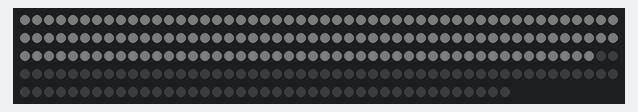
Simulated run of this sketch. Board: Arduino Uno, built with avr-gcc and run on an emulated ATmega328P. Parts: 241 RGB LEDs in strip order, left to right, continuing on the next row. Dim RGB values are drawn brighter than linear.

Above: at 129.64 s.

The sketch:

beans_portal.ino
```cpp
#include <Adafruit_NeoPixel.h>
#ifdef __AVR__
#include <avr/power.h>
#endif
#define NUM_LEDS 241
#define PIN 2

// Parameter 1 = number of pixels in strip
// Parameter 2 = Arduino pin number (most are valid)
// Parameter 3 = pixel type flags, add together as needed:
//   NEO_KHZ800  800 KHz bitstream (most NeoPixel products w/WS2812 LEDs)
//   NEO_KHZ400  400 KHz (classic 'v1' (not v2) FLORA pixels, WS2811 drivers)
//   NEO_GRB     Pixels are wired for GRB bitstream (most NeoPixel products)
//   NEO_RGB     Pixels are wired for RGB bitstream (v1 FLORA pixels, not v2)
//   NEO_RGBW    Pixels are wired for RGBW bitstream (NeoPixel RGBW products)
Adafruit_NeoPixel strip = Adafruit_NeoPixel(NUM_LEDS, PIN, NEO_GRB + NEO_KHZ800);

class Ring
{
private:
  int startpos;
  int endpos;

public:
  Ring(int startval, int endval)
  {
    this->startpos = startval;
    this->endpos = endval;
  }
  void allOn()
  {
    for (int i = startpos; i < endpos; i++)
    {
      strip.setPixelColor(i, 255, 255, 255);
    }
    strip.show();
  }
  void allOff()
  {
    for (int i = startpos; i < endpos; i++)
    {
      strip.setPixelColor(i, 0, 0, 0);
    }
    strip.show();
  }
  void allRed()
  {
    for (int i = startpos; i < endpos; i++)
    {
      strip.setPixelColor(i, 255, 0, 0);
    }
    strip.show();
  }
  void allGreen()
  {
    for (int i = startpos; i < endpos; i++)
    {
      strip.setPixelColor(i, 0, 255, 0);
    }
    strip.show();
  }
  void allBlue()
  {
    for (int i = startpos; i < endpos; i++)
    {
      strip.setPixelColor(i, 0, 0, 255);
    }
    strip.show();
  }
  void allRGB(int r, int g, int b)
  {
    for (int i = startpos; i < endpos; i++)
    {
      strip.setPixelColor(i, r, g, b);
    }
    strip.show();
  }
};

class RingMaster
{
private:
  int id;
  static const int numRings = 9;
  Ring r0 = Ring(0, 60);
  Ring r1 = Ring(60, 108);
  Ring r2 = Ring(108, 148);
  Ring r3 = Ring(148, 180);
  Ring r4 = Ring(180, 204);
  Ring r5 = Ring(204, 220);
  Ring r6 = Ring(220, 232);
  Ring r7 = Ring(232, 240);
  Ring r8 = Ring(240, 241);
  Ring rings[numRings] = {r0, r1, r2, r3, r4, r5, r6, r7, r8};
  Ring ringsRev[numRings] = {r8, r7, r6, r5, r4, r3, r2, r1, r0};

public:
  RingMaster(int name) : id(name)
  {
  }

  void setAll(byte red, byte green, byte blue)
  {
    for (int i = 0; i < NUM_LEDS; i++)
    {
      strip.setPixelColor(i, red, green, blue);
    }
    strip.show();
  }

  void outsideIn(int delayTime)
  {
    for (int i = 0; i < numRings; i++)
    {
      rings[i].allOn();
      delay(delayTime);
    }
  }

  void outsideInOff(int delayTime)
  {
    for (int i = 0; i < numRings; i++)
    {
      rings[i].allOff();
      delay(delayTime);
    }
  }

  void insideOut(int delayTime)
  {
    for (int i = 0; i < numRings; i++)
    {
      ringsRev[i].allOn();
      delay(delayTime);
    }
  }

  void insideOutOff(int delayTime)
  {
    for (int i = 0; i < numRings; i++)
    {
      ringsRev[i].allOff();
      delay(delayTime);
    }
  }

  void ripplesIn(int delayTime)
  {
    for (int i = 0; i < numRings; i++)
    {
      rings[i].allOn();
      delay(delayTime);
      rings[i].allOff();
    }
  }
};

RingMaster light = RingMaster(1);

void setup()
{
  Serial.begin(115200);
  strip.begin();
  strip.setBrightness(3);
  strip.show(); // Initialize all pixels to 'off'
}

void loop()
{
  int flash = 10;
  light.insideOut(flash);
  light.insideOutOff(flash);
  light.ripplesIn(flash);
}
```
